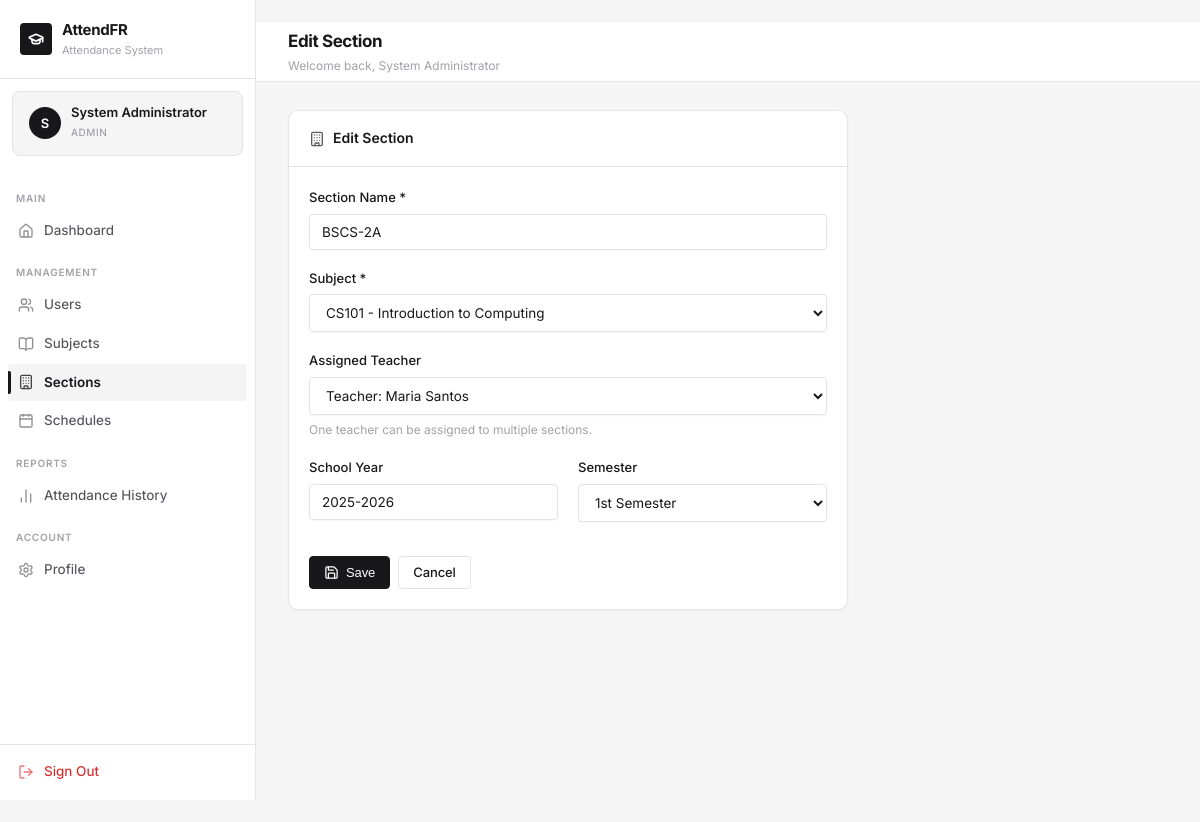
The app's page /sections/1/edit/ (signed in) with its own data.
### accounts/models.py (models this page shows, shortened)
class CustomUser(AbstractUser):
    ROLE_CHOICES = (
        ('admin', 'Admin'),
        ('teacher', 'Teacher'),
        ('student', 'Student'),
    )
    role = models.CharField(max_length=10, choices=ROLE_CHOICES, default='student')
    profile_image = models.ImageField(upload_to='profiles/', blank=True, null=True)
    phone = models.CharField(max_length=20, blank=True)
    class Meta:
        verbose_name = 'User'
        verbose_name_plural = 'Users'

### core/models.py (models this page shows, shortened)
class Section(models.Model):
    name = models.CharField(max_length=50)
    subject = models.ForeignKey(Subject, on_delete=models.CASCADE, related_name='sections')
    teacher = models.ForeignKey(
        Teacher, on_delete=models.SET_NULL, null=True, blank=True, related_name='sections'
    )
    school_year = models.CharField(max_length=20, default='2025-2026')
    semester = models.CharField(
        max_length=10,
        choices=[('1st', '1st Semester'), ('2nd', '2nd Semester'), ('summer', 'Summer')],
        default='1st'
    )
    created_at = models.DateTimeField(auto_now_add=True)
    class Meta:
        ordering = ['name']
        verbose_name = 'Section'
        verbose_name_plural = 'Sections'

### core/views.py (the view)
# urls.py: path('sections/<int:pk>/edit/', views.section_edit, name='section_edit'),
@login_required
@admin_required
def section_edit(request, pk):
    section = get_object_or_404(Section, pk=pk)
    form = SectionForm(request.POST or None, instance=section)
    if request.method == 'POST' and form.is_valid():
        form.save()
        messages.success(request, 'Section updated.')
        return redirect('section_list')
    return render(request, 'core/section_form.html', {'form': form, 'title': 'Edit Section', 'section': section})

### core/forms.py
class SectionForm(forms.ModelForm):
    teacher = forms.ModelChoiceField(
        queryset=Teacher.objects.select_related('user').all(),
        required=False,
        empty_label='-- Select Teacher --',
        widget=forms.Select(attrs={'class': 'form-select'}),
        label='Assigned Teacher'
    )
    class Meta:
        model = Section
        fields = ['name', 'subject', 'teacher', 'school_year', 'semester']
        widgets = {
            'name': forms.TextInput(attrs={'class': 'form-control'}),
            'subject': forms.Select(attrs={'class': 'form-select'}),
            'school_year': forms.TextInput(attrs={'class': 'form-control'}),
            'semester': forms.Select(attrs={'class': 'form-select'}),
        }

### accounts/models.py (called while the page is built)
    def __str__(self):
        return f"Teacher: {self.user.get_full_name() or self.user.username}"

### core/models.py (called while the page is built)
    def __str__(self):
        return f"{self.code} - {self.name}"

### templates/core/section_form.html (shortened to what this page needs)
{% extends 'base.html' %}
{% block page_title %}{{ title }}{% endblock %}
{% block content %}
<div class="card" style="max-width:560px;">
  <div class="card-header"><span class="card-title"><i data-lucide="building"></i> {{ title }}</span></div>
  <div class="card-body">
    <form method="post">
      <div class="form-group">
        <label class="form-label">Section Name *</label>
        {{ form.name }}
      </div>
      <div class="form-group">
        <label class="form-label">Subject *</label>
        {{ form.subject }}
      </div>
      <div class="form-group">
        <label class="form-label">Assigned Teacher</label>
        {{ form.teacher }}
        <div class="form-text">One teacher can be assigned to multiple sections.</div>
      </div>
      <div class="grid-2">
        <div class="form-group">
          <label class="form-label">School Year</label>
          {{ form.school_year }}
        </div>
        <div class="form-group">
          <label class="form-label">Semester</label>
          {{ form.semester }}
        </div>
      </div>
      <div class="flex gap-1 mt-2">
        <button type="submit" class="btn btn-primary"><i data-lucide="save"></i> Save</button>
        <a href="{% url 'section_list' %}" class="btn btn-outline">Cancel</a>
      </div>
    </form>
  </div>
</div>
{% endblock %}

### templates/base.html (shortened to what this page needs)
{% load static %}
<!DOCTYPE html>
<html lang="en">
<head>
  <link rel="stylesheet" href="{% static 'css/style.css' %}">
</head>
<body>
{% if user.is_authenticated %}
<div class="app-layout">
  <aside class="sidebar" id="sidebar">
    <div class="sidebar-logo">
      <div class="sidebar-logo-icon"><i data-lucide="graduation-cap"></i></div>
      <div class="sidebar-logo-text">
        <h2>AttendFR</h2>
        <p>Attendance System</p>
      </div>
    </div>
    <div class="sidebar-user">
      {% if user.profile_image %}
        <img src="{{ user.profile_image.url }}" class="sidebar-user-avatar" alt="{{ user.username }}">
      {% else %}
        <div class="sidebar-user-avatar">{{ user.first_name|first|default:user.username|first|upper }}</div>
      {% endif %}
      <div class="sidebar-user-info">
        <div class="name">{{ user.get_full_name|default:user.username }}</div>
        <span class="role-badge {{ user.role }}">{{ user.get_role_display }}</span>
      </div>
    </div>
    <nav class="sidebar-nav">
      <div class="nav-section-label">Main</div>
      <a href="{% url 'dashboard' %}" class="nav-item {% if request.resolver_match.url_name == 'dashboard' %}active{% endif %}">
        <span class="icon"><i data-lucide="home"></i></span> Dashboard
      </a>
      {% if user.role == 'admin' %}
      <div class="nav-section-label">Management</div>
      <a href="{% url 'user_list' %}" class="nav-item {% if 'user' in request.resolver_match.url_name %}active{% endif %}">
        <span class="icon"><i data-lucide="users"></i></span> Users
      </a>
      <a href="{% url 'subject_list' %}" class="nav-item {% if 'subject' in request.resolver_match.url_name %}active{% endif %}">
        <span class="icon"><i data-lucide="book-open"></i></span> Subjects
      </a>
      <a href="{% url 'section_list' %}" class="nav-item {% if 'section' in request.resolver_match.url_name %}active{% endif %}">
        <span class="icon"><i data-lucide="building"></i></span> Sections
      </a>
      <a href="{% url 'schedule_list' %}" class="nav-item {% if 'schedule' in request.resolver_match.url_name %}active{% endif %}">
        <span class="icon"><i data-lucide="calendar"></i></span> Schedules
      </a>
      <div class="nav-section-label">Reports</div>
      <a href="{% url 'attendance_history' %}" class="nav-item {% if 'history' in request.resolver_match.url_name %}active{% endif %}">
        <span class="icon"><i data-lucide="bar-chart-2"></i></span> Attendance History
      </a>
      {% elif user.role == 'teacher' %}
      <div class="nav-section-label">Teaching</div>
      <a href="{% url 'attendance_history' %}" class="nav-item {% if 'history' in request.resolver_match.url_name %}active{% endif %}">
        <span class="icon"><i data-lucide="bar-chart-2"></i></span> My Sessions
      </a>
      {% endif %}
      <div class="nav-section-label">Account</div>
      <a href="{% url 'profile' %}" class="nav-item {% if request.resolver_match.url_name == 'profile' %}active{% endif %}">
        <span class="icon"><i data-lucide="settings"></i></span> Profile
      </a>
    </nav>
    <div class="sidebar-footer">
      <a href="{% url 'logout' %}" class="nav-item" style="color: var(--danger);">
        <span class="icon"><i data-lucide="log-out"></i></span> Sign Out
      </a>
    </div>
  </aside>
  <main class="main-content">
    <header class="top-header">
      <div class="header-title">
        <h1>{% block page_title %}Dashboard{% endblock %}</h1>
        {% block page_subtitle %}<p>Welcome back, {{ user.get_full_name|default:user.username }}</p>{% endblock %}
      </div>
    </header>
    <div class="page-content">
      {% block content %}{% endblock %}
    </div>
  </main>
</div>
{% else %}
  {% block auth_content %}{% endblock %}
{% endif %}
</body>
</html>

### records on screen
CustomUser: first_name|first "S", get_full_name "System Administrator", role "ADMIN"
Section: name "BSCS-2A", subject "CS101 - Introduction to Computing", teacher "Teacher: Maria Santos", school_year "2025-2026", semester "1st Semester"

### other values on screen
{{ title }} "Edit Section"
